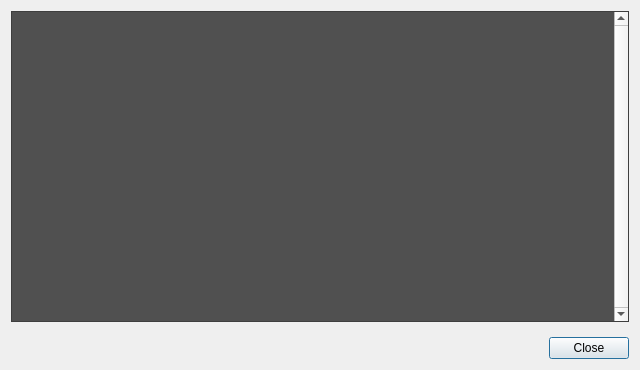
<?xml version="1.0" encoding="UTF-8"?>
<ui version="4.0">
 <class>FormAboutPlugins</class>
 <widget class="QDialog" name="FormAboutPlugins">
  <property name="geometry">
   <rect>
    <x>0</x>
    <y>0</y>
    <width>640</width>
    <height>370</height>
   </rect>
  </property>
  <property name="sizePolicy">
   <sizepolicy hsizetype="Preferred" vsizetype="Maximum">
    <horstretch>0</horstretch>
    <verstretch>0</verstretch>
   </sizepolicy>
  </property>
  <property name="minimumSize">
   <size>
    <width>620</width>
    <height>370</height>
   </size>
  </property>
  <property name="windowTitle">
   <string>Dialog</string>
  </property>
  <property name="accessibleName">
   <string>Form</string>
  </property>
  <property name="styleSheet">
   <string notr="true">/*--------------------------------*/
/* Widget forms */
/*--------------------------------*/
QWidget[accessibleName=&quot;Form&quot;]
{
	background-color: rgb(53, 53, 53);
}
/*--------------------------------*/

QHeaderView::section
{
    color: rgb(215, 215, 215);
	font:  8pt &quot;Open Sans Extrabold&quot;;
}
QHeaderView::section:disabled
{
	color: rgb(100, 100,100);
}

QTreeView
{
color: rgb(215, 215, 215);
background-color: rgb(80,80,80);
font:  8pt &quot;Open Sans Semibold&quot;;
}

QTreeView::indicator
{
    border: 2px solid gray;
    background: transparent;
}

QTreeView::indicator:unchecked
{
    background-color:  transparent;
}
QTreeView::indicator:checked
{
    background-color: rgb(255, 153, 0);
}
QTreeView::indicator:indeterminate
{
    background-color: rgb(225, 133, 0);
}</string>
  </property>
  <layout class="QVBoxLayout" name="verticalLayout">
   <property name="spacing">
    <number>15</number>
   </property>
   <item>
    <widget class="QTreeView" name="tv_plugins">
     <property name="sizePolicy">
      <sizepolicy hsizetype="Expanding" vsizetype="Expanding">
       <horstretch>0</horstretch>
       <verstretch>0</verstretch>
      </sizepolicy>
     </property>
     <property name="minimumSize">
      <size>
       <width>600</width>
       <height>300</height>
      </size>
     </property>
     <property name="verticalScrollBarPolicy">
      <enum>Qt::ScrollBarAlwaysOn</enum>
     </property>
     <property name="verticalScrollMode">
      <enum>QAbstractItemView::ScrollPerPixel</enum>
     </property>
     <property name="sortingEnabled">
      <bool>true</bool>
     </property>
    </widget>
   </item>
   <item>
    <widget class="QDialogButtonBox" name="buttonBox">
     <property name="orientation">
      <enum>Qt::Horizontal</enum>
     </property>
     <property name="standardButtons">
      <set>QDialogButtonBox::Close</set>
     </property>
    </widget>
   </item>
  </layout>
 </widget>
 <resources/>
 <connections>
  <connection>
   <sender>buttonBox</sender>
   <signal>clicked(QAbstractButton*)</signal>
   <receiver>FormAboutPlugins</receiver>
   <slot>accept()</slot>
   <hints>
    <hint type="sourcelabel">
     <x>248</x>
     <y>254</y>
    </hint>
    <hint type="destinationlabel">
     <x>157</x>
     <y>274</y>
    </hint>
   </hints>
  </connection>
 </connections>
</ui>
